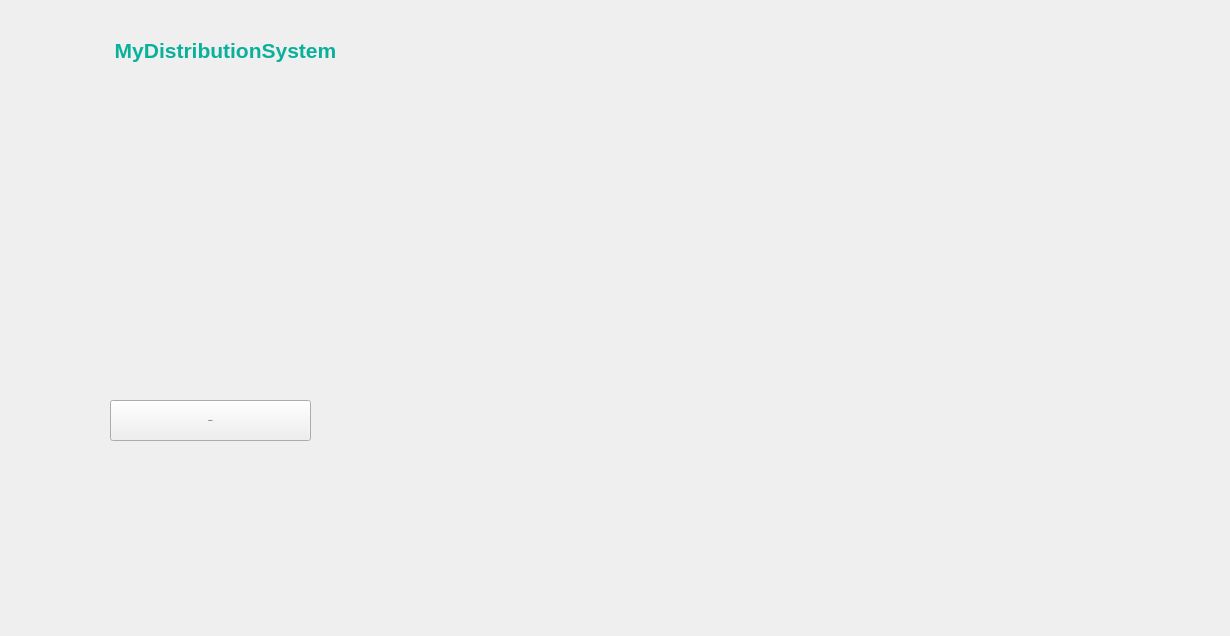
                <widget class="QWidget" name="page1">
                 <widget class="QPushButton" name="pushButton_11">
                  <property name="geometry">
                   <rect>
                    <x>110</x>
                    <y>400</y>
                    <width>201</width>
                    <height>41</height>
                   </rect>
                  </property>
                  <property name="maximumSize">
                   <size>
                    <width>16777215</width>
                    <height>16777215</height>
                   </size>
                  </property>
                  <property name="font">
                   <font>
                    <pointsize>-1</pointsize>
                    <weight>75</weight>
                    <bold>true</bold>
                   </font>
                  </property>
                  <property name="text">
                   <string>Get Start</string>
                  </property>
                  <property name="icon">
                   <iconset resource="resource.qrc">
                    <normaloff>:/icons/icon/arrow-right-circle.svg</normaloff>:/icons/icon/arrow-right-circle.svg</iconset>
                  </property>
                  <property name="iconSize">
                   <size>
                    <width>20</width>
                    <height>20</height>
                   </size>
                  </property>
                 </widget>
                 <widget class="QLabel" name="label">
                  <property name="geometry">
                   <rect>
                    <x>310</x>
                    <y>6</y>
                    <width>911</width>
                    <height>621</height>
                   </rect>
                  </property>
                  <property name="text">
                   <string/>
                  </property>
                  <property name="pixmap">
                   <pixmap>E:/Telechargement/desgin/Data_center1.png</pixmap>
                  </property>
                  <property name="scaledContents">
                   <bool>true</bool>
                  </property>
                 </widget>
                 <widget class="QLabel" name="label_5">
                  <property name="geometry">
                   <rect>
                    <x>-10</x>
                    <y>110</y>
                    <width>461</width>
                    <height>261</height>
                   </rect>
                  </property>
                  <property name="styleSheet">
                   <string notr="true">label {
    font-size: 14px;  /* Taille moyenne pour le texte */
    color: #333333;   /* Couleur du texte */
    margin-bottom: 10px; /* Marge en bas pour séparer les labels */
}

label.head {
    font-weight: bold; /* Texte en gras pour l'en-tête */
    font-size: 16px;   /* Taille légèrement plus grande pour l'en-tête */
    color: #000000;    /* Couleur du texte en-tête */
}

label.paragraph {
    font-size: 14px;   /* Taille moyenne pour le paragraphe */
    color: #555555;    /* Couleur du texte paragraphe */
}</string>
                  </property>
                  <property name="text">
                   <string/>
                  </property>
                  <property name="pixmap">
                   <pixmap>E:/Telechargement/desgin/discrip.png</pixmap>
                  </property>
                  <property name="scaledContents">
                   <bool>true</bool>
                  </property>
                 </widget>
                 <widget class="QLabel" name="label_4">
                  <property name="geometry">
                   <rect>
                    <x>-50</x>
                    <y>30</y>
                    <width>551</width>
                    <height>41</height>
                   </rect>
                  </property>
                  <property name="font">
                   <font>
                    <pointsize>-1</pointsize>
                   </font>
                  </property>
                  <property name="lineWidth">
                   <number>3</number>
                  </property>
                  <property name="text">
                   <string>&lt;html&gt;&lt;head/&gt;&lt;body&gt;&lt;p&gt;&lt;span style=&quot; font-size:16pt; font-weight:600; color:#09b09a;&quot;&gt;MyDistributionSystem&lt;/span&gt;&lt;/p&gt;&lt;/body&gt;&lt;/html&gt;</string>
                  </property>
                  <property name="alignment">
                   <set>Qt::AlignCenter</set>
                  </property>
                  <property name="wordWrap">
                   <bool>false</bool>
                  </property>
                 </widget>
                </widget>
